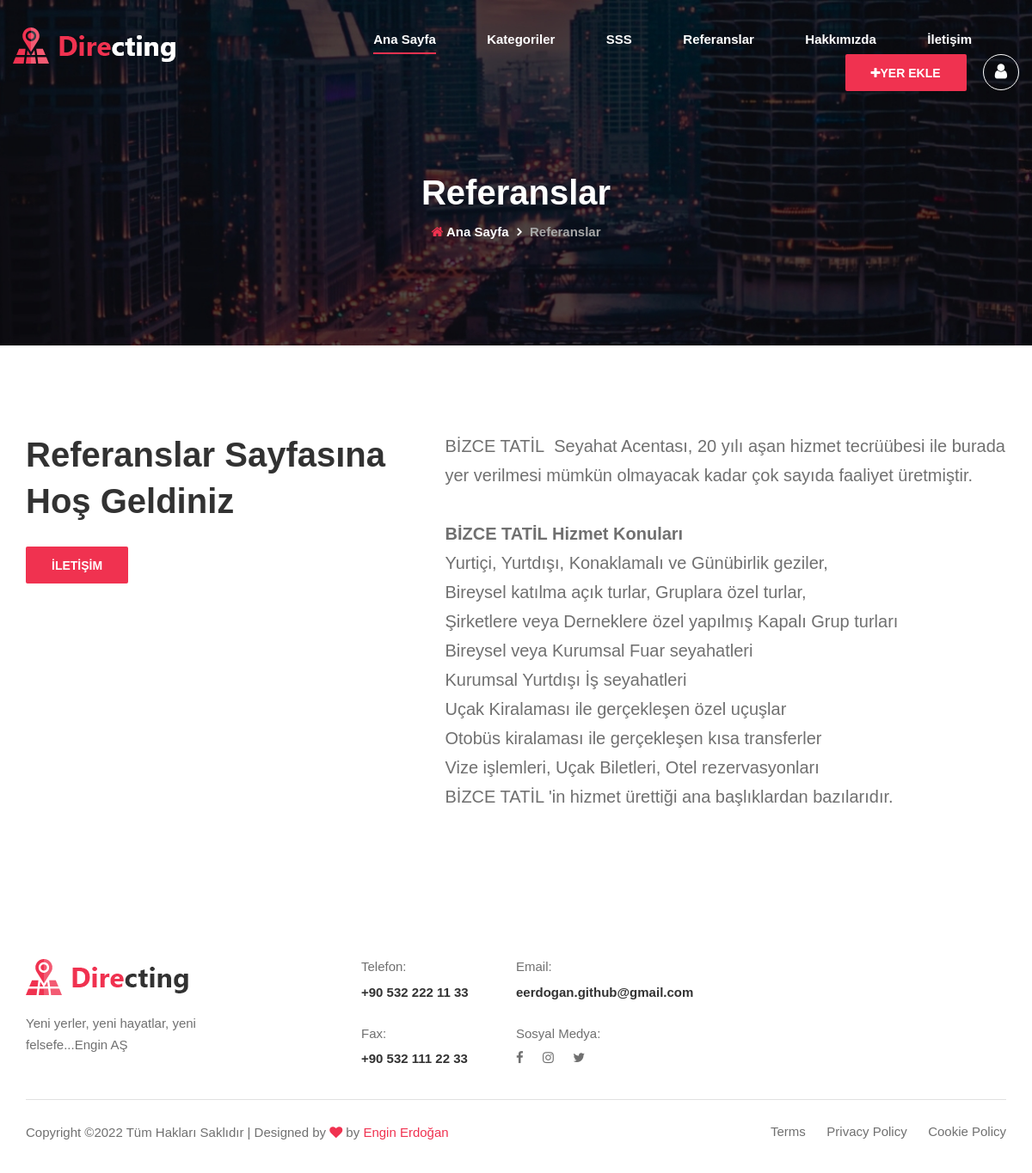
/referanslar/, run on the app's committed database.
### home/models.py (models this page shows, shortened)
class Setting(models.Model):
    STATUS = (
        ('True', 'Evet'),
        ('False', 'Hayır'),
    )
    title = models.CharField(max_length=255)
    keywords = models.CharField(max_length=255)
    description = models.CharField(max_length=255)
    company = models.CharField(max_length=255)
    address = models.CharField(blank=True, max_length=255)
    phone = models.CharField(blank=True, max_length=255)
    fax = models.CharField(blank=True, max_length=255)
    email = models.CharField(blank=True, max_length=255)
    smtpserver = models.CharField(blank=True, max_length=255)
    smtpemail = models.CharField(blank=True, max_length=255)
    smtppassword = models.CharField(blank=True, max_length=255)
    icon = models.ImageField(blank=True, upload_to='images/')
    facebook = models.CharField(blank=True, max_length=255)
    twitter = models.CharField(blank=True, max_length=255)
    vine = models.CharField(blank=True, max_length=255)
    instagram = models.CharField(blank=True, max_length=255)
    aboutus = RichTextUploadingField()
    references = RichTextUploadingField()
    contact = RichTextUploadingField(blank=True)
    status = models.CharField(max_length=10, choices=STATUS)
    create_at = models.DateTimeField(auto_now_add=True)
    update_at = models.DateTimeField(auto_now=True)

### home/views.py (the view)
# urls.py: path('referanslar/', views.referanslar, name='referanslar'),
def referanslar(request):
    setting = Setting.objects.get(pk=1)
    category = Category.objects.all()
    context = {'setting': setting,
               'category': category,
               'page':'referanslar'}
    return render(request, 'referanslar.html', context)

### home/templates/referanslar.html (shortened to what this page needs)
{% extends "homebase.html"%}
{% block content %}
{% load static %}
    <div class="breadcrumb-area set-bg" data-setbg="{% static 'img/breadcrumb/breadcrumb-normal.jpg'%}">
        <div class="container">
            <div class="row">
                <div class="col-lg-12 text-center">
                    <div class="breadcrumb__text">
                        <h2>Referanslar</h2>
                        <div class="breadcrumb__option">
                            <a href="/"><i class="fa fa-home"></i> Ana Sayfa</a>
                            <span>Referanslar</span>
                        </div>
                    </div>
                </div>
            </div>
        </div>
    </div>
    <section class="about spad">
        <div class="container">
            <div class="row">
                <div class="col-lg-5 col-md-5">
                    <div class="about__title">
                        <h2>Referanslar Sayfasına<br /> Hoş Geldiniz</h2>
                        <a href="#" class="primary-btn">İletişim</a>
                    </div>
                </div>
                <div class="col-lg-7 col-md-7">
                    <div class="about__text">
                        {{setting.references | safe}}
                    </div>
                </div>
            </div>
        </div>
    </section>
{% endblock %}

### home/templates/footer.html (shortened to what this page needs)
    {% load static %}
    <footer class="footer">
        <div class="container">
            <div class="row">
                <div class="col-lg-3 col-md-6">
                    <div class="footer__about">
                        <div class="footer__about__logo">
                            <a href="./index.html"><img src="{% static 'img/footer-logo.png'%}" alt=""></a>
                        </div>
                        <p>Yeni yerler, yeni hayatlar, yeni felsefe...{{setting.company}}</p>
                    </div>
                </div>
                <div class="col-lg-4 offset-lg-1 col-md-6">
                    <div class="footer__address">
                        <ul>
                            <li>
                                <span>Telefon:</span>
                                <p>{{setting.phone}}</p>
                            </li>
                            <li>
                                <span>Email:</span>
                                <p>{{setting.email}}</p>
                            </li>
                            <li>
                                <span>Fax:</span>
                                <p>{{setting.fax}}</p>
                            </li>
                            <li>
                                <span>Sosyal Medya:</span>
                                <div class="footer__social">
                                    <a href="{{setting.facebook}}"><i class="fa fa-facebook"></i></a>
                                    <a href="{{setting.instagram}}"><i class="fa fa-instagram"></i></a>
                                    <a href="{{setting.twitter}}"><i class="fa fa-twitter"></i></a>
                                </div>
                            </li>
                        </ul>
                    </div>
                </div>
            </div>
            <div class="row">
                <div class="col-lg-12">
                    <div class="footer__copyright">
                        <div class="footer__copyright__text"><p>
  Copyright &copy;<script>document.write(new Date().getFullYear());</script> Tüm Hakları Saklıdır | Designed by <i class="fa fa-heart" aria-hidden="true"></i> by <a href="#" target="_blank">Engin Erdoğan</a>
  </p>
                        </div>
                        <div class="footer__copyright__links">
                            <a href="#">Terms</a>
                            <a href="#">Privacy Policy</a>
                            <a href="#">Cookie Policy</a>
                        </div>
                    </div>
                </div>
            </div>
        </div>
    </footer>

### home/static/css/style.css (style rules this page uses)
html, body { height: 100%; font-family: "Cairo", sans-serif; -webkit-font-smoothing: antialiased; }
h1, h2, h3, h4, h5, h6 { margin: 0; color: #111111; font-weight: 400; font-family: "Cairo", sans-serif; }
h2 { font-size: 36px; }
p { font-size: 15px; font-family: "Cairo", sans-serif; color: #707070; font-weight: 400; line-height: 25px; margin: 0 0 15px 0; }
img { max-width: 100%; }
ul, ol { padding: 0; margin: 0; }
.set-bg { background-repeat: no-repeat; background-size: cover; background-position: top center; }
.spad { padding-top: 100px; padding-bottom: 100px; }
.primary-btn { display: inline-block; font-size: 14px; padding: 12px 30px 10px; color: #ffffff; text-transform: uppercase; font-weight: 700; background: #f03250; border-radius: 2px; }
.footer { padding-top: 70px; padding-bottom: 0; }
.footer__about { margin-bottom: 30px; }
.footer__about p { font-size: 15px; line-height: 25px; }
.footer__about__logo { margin-bottom: 20px; }
.footer__about__logo a { display: inline-block; }
.footer__address ul li { list-style: none; width: 50%; float: left; margin-bottom: 25px; }
.footer__address ul li span { font-size: 15px; color: #707070; display: block; margin-bottom: 5px; }
.footer__address ul li p { font-size: 15px; color: #323232; margin-bottom: 0; font-weight: 600; }
.footer__address ul li .footer__social a { display: inline-block; font-size: 15px; color: #707070; margin-right: 18px; -webkit-transition: all, 0.3s; -o-transition: all, 0.3s; transition: all, 0.3s; }
.footer__address ul li .footer__social a:last-child { margin-right: 0; }
.footer__copyright { background: #ffffff; border-top: 1px solid #e1e1e1; padding: 25px 0 20px; overflow: hidden; margin-top: 10px; }
.footer__copyright__text { font-size: 15px; color: #707070; float: left; }
.footer__copyright__text span, .footer__copyright__text i, .footer__copyright__text a { color: #f03250; }
.footer__copyright__links { float: right; }
.footer__copyright__links a { display: inline-block; font-size: 15px; color: #707070; margin-right: 20px; -webkit-transition: all, 0.3s; -o-transition: all, 0.3s; transition: all, 0.3s; }
.footer__copyright__links a:last-child { margin-right: 0; }
.breadcrumb-area { padding-top: 200px; padding-bottom: 120px; }
.breadcrumb__text h2 { font-size: 40px; color: #ffffff; font-weight: 700; margin-bottom: 10px; }
.breadcrumb__option a { display: inline-block; font-size: 15px; color: #ffffff; font-weight: 600; margin-right: 20px; position: relative; }
.breadcrumb__option a i { color: #f03250; }
.breadcrumb__option a:after { position: absolute; right: -15px; top: 0; font-family: "FontAwesome"; color: #ffffff; content: ""; }
.breadcrumb__option span { display: inline-block; font-size: 15px; color: #a8a8a8; font-weight: 600; }
.about__title h2 { font-size: 40px; font-weight: 700; color: #323232; line-height: 54px; margin-bottom: 26px; }
.about__text p { font-size: 20px; line-height: 34px; margin-bottom: 0; }
@media only screen and (min-width: 1200px) { .container { max-width: 1170px; } }

### data on the page
Setting: references "BİZCE TATİL Seyahat Acentası, 20 yılı aşan hizmet tecrüübesi ile burada yer verilmesi mümkün olmayacak kadar çok sayıda faaliyet üretmiştir. BİZCE TATİL Hizmet Konuları Yurtiçi, Yurtdışı, Konaklamalı ve Günübirlik geziler, Bireysel katılma açık turlar, Gruplara özel turlar, Şirketlere veya Derneklere özel yapılmış Kapalı Grup turları Bireysel veya Kurumsal Fuar seyahatleri Kurumsal Yurtdışı İş seyahatleri Uçak Kiralaması ile gerçekleşen özel uçuşlar Otobüs kiralaması ile gerçekleşen kısa transferler Vize işlemleri, Uçak Biletleri, Otel rezervasyonları BİZCE TATİL 'in hizmet ürettiği ana başlıklardan bazılarıdır.", company "Engin AŞ", phone "+90 532 222 11 33", email "eerdogan.github@gmail.com", fax "+90 532 111 22 33"
